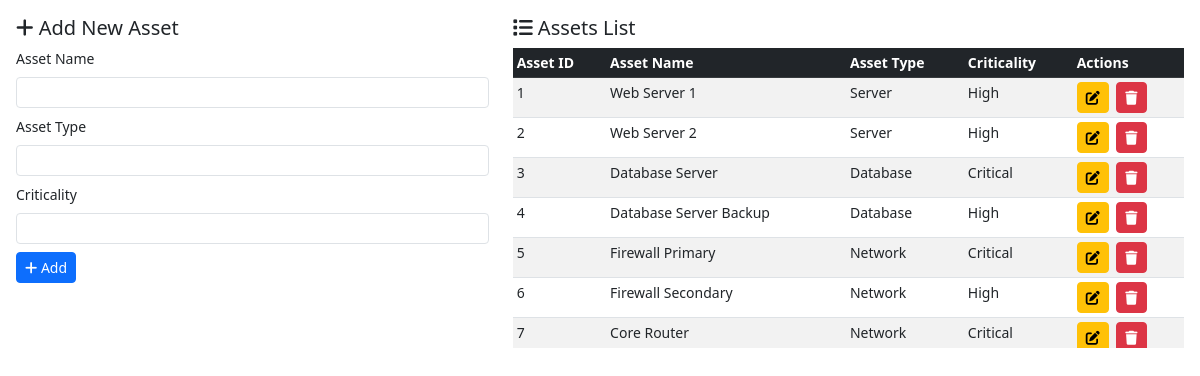
Screenshot of /operations/crud.php?table=assets with the database file from the repository.
### tables this page shows
CREATE TABLE Assets (
    asset_id INT AUTO_INCREMENT PRIMARY KEY,
    asset_name VARCHAR(200) NOT NULL,
    asset_type VARCHAR(100) NOT NULL,
    criticality VARCHAR(50) NOT NULL
);

### operations/crud.php (the view, shortened to what this page needs)
<?php
$database = new Database();
$conn = $database->getConnection();
$table = $_GET['table'] ?? 'roles';
$tableConfig = getTableConfig($table);
$data = getData($conn, $table);
$foreignKeyData = getForeignKeyData($conn, $table);
function getData($conn, $table) {
    $sql = "SELECT * FROM {$table}";
    $stmt = $conn->prepare($sql);
    $stmt->execute();
    return $stmt->fetchAll(PDO::FETCH_ASSOC);
}
function getForeignKeyData($conn, $table) {
    $foreignKeys = [];
    return $foreignKeys;
}
function getTableConfig($table) {
    return $configs[$table];
}
?>
<!DOCTYPE html>
<html lang="en">
<head>
    <link href="https://cdn.jsdelivr.net/npm/bootstrap@5.3.0/dist/css/bootstrap.min.css" rel="stylesheet">
    <link href="https://cdnjs.cloudflare.com/ajax/libs/font-awesome/6.0.0/css/all.min.css" rel="stylesheet">
</head>
<body>
    <div class="container-fluid p-3">
        <div class="row">
            <div class="col-md-5">
                <h5><i class="fas fa-plus"></i> Add New <?= ucfirst(substr($table, 0, -1)) ?></h5>
                <form method="POST" class="mb-4">
                    <?php foreach ($tableConfig['fields'] as $field => $config): ?>
                        <?php if ($field === $tableConfig['primary_key'] && $tableConfig['auto_increment']) continue; ?>
                        <div class="mb-2">
                            <label class="form-label"><?= $config['label'] ?></label>
                            <?php if (isset($tableConfig['foreign_keys'][$field])): ?>
                                <?php $fk = $tableConfig['foreign_keys'][$field]; ?>
                                <select name="<?= $field ?>" class="form-select form-select-sm" <?= $config['required'] ?? false ? 'required' : '' ?>>
                                    <option value="">Select <?= $config['label'] ?></option>
                                    <?php foreach ($foreignKeyData[$field] as $row): ?>
                                        <option value="<?= $row[$fk['key']] ?>">
                                            <?= htmlspecialchars($row[$fk['display']]) ?>
                                        </option>
                                    <?php endforeach; ?>
                                </select>
                            <?php else: ?>
                                <input type="<?= $config['type'] === 'varchar' ? 'text' : $config['type'] ?>"
                                       name="<?= $field ?>"
                                       class="form-control form-control-sm"
                                       <?= $config['required'] ?? false ? 'required' : '' ?>>
                            <?php endif; ?>
                        </div>
                    <?php endforeach; ?>
                    <button type="submit" class="btn btn-primary btn-sm">
                        <i class="fas fa-plus"></i> Add
                    </button>
                </form>
            </div>
            <div class="col-md-7">
                <h5><i class="fas fa-list"></i> <?= ucfirst($table) ?> List</h5>
                <div class="table-responsive">
                    <table class="table table-striped table-sm">
                        <thead class="table-dark">
                            <tr>
                                <?php foreach ($tableConfig['fields'] as $field => $config): ?>
                                    <th><?= $config['label'] ?></th>
                                <?php endforeach; ?>
                                <th>Actions</th>
                            </tr>
                        </thead>
                        <tbody>
                            <?php foreach ($data as $row): ?>
                                <tr>
                                    <?php foreach ($tableConfig['fields'] as $field => $config): ?>
                                        <td>
                                            <?php if (isset($tableConfig['foreign_keys'][$field])): ?>
                                                <?php
                                                $fk = $tableConfig['foreign_keys'][$field];
                                                $fkRow = array_filter($foreignKeyData[$field], function($fkRow) use ($fk, $row, $field) {
                                                    return $fkRow[$fk['key']] == $row[$field];
                                                });
                                                $fkRow = reset($fkRow);
                                                echo htmlspecialchars($fkRow[$fk['display']] ?? '');
                                                ?>
                                            <?php else: ?>
                                                <?= htmlspecialchars($row[$field]) ?>
                                            <?php endif; ?>
                                        </td>
                                    <?php endforeach; ?>
                                    <td>
                                        <button class="btn btn-warning btn-sm me-1" onclick="editRecord(<?= htmlspecialchars(json_encode($row)) ?>)">
                                            <i class="fas fa-edit"></i>
                                        </button>
                                        <form method="POST" class="d-inline">
                                            <button type="submit" class="btn btn-danger btn-sm" onclick="return confirm('Are you sure?')">
                                                <i class="fas fa-trash"></i>
                                            </button>
                                        </form>
                                    </td>
                                </tr>
                            <?php endforeach; ?>
                        </tbody>
                    </table>
                </div>
            </div>
        </div>
    </div>
</body>
</html>

### operations/crud.php (style rules this page uses)
body { font-size: 14px; }
.table-responsive { max-height: 300px; overflow-y: auto; }
.btn-sm { padding: 0.25rem 0.5rem; font-size: 0.875rem; }

### rows the page displays
assets: asset_id "1", asset_name "Web Server 1", asset_type "Server", criticality "High"
assets: asset_id "2", asset_name "Web Server 2", asset_type "Server", criticality "High"
assets: asset_id "3", asset_name "Database Server", asset_type "Database", criticality "Critical"
assets: asset_id "4", asset_name "Database Server Backup", asset_type "Database", criticality "High"
assets: asset_id "5", asset_name "Firewall Primary", asset_type "Network", criticality "Critical"
assets: asset_id "6", asset_name "Firewall Secondary", asset_type "Network", criticality "High"
assets: asset_id "7", asset_name "Core Router", asset_type "Network", criticality "Critical"

### other values shown
substr($table, 0, -1) "Asset"
$config['label'] "Asset Name"
$config['label'] "Asset Type"
$config['label'] "Criticality"
$table "Assets"
$config['label'] "Asset ID"
